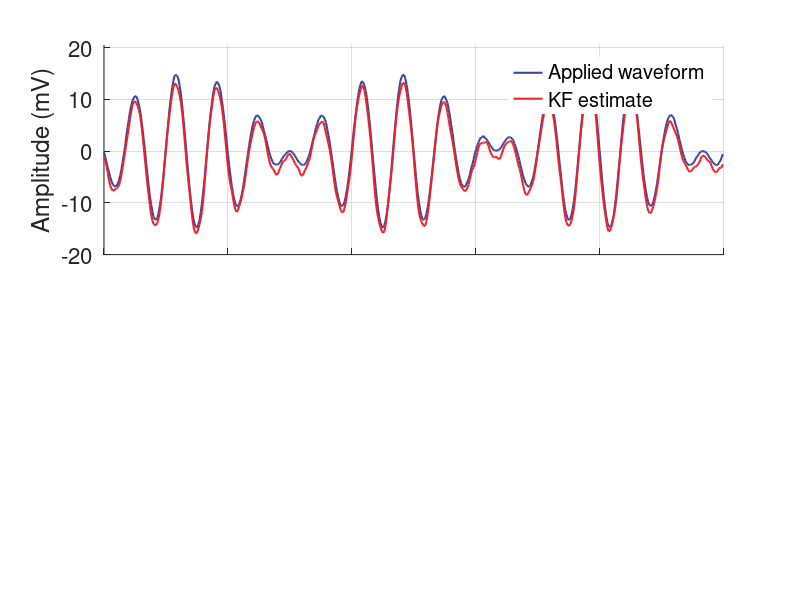

Source code (MATLAB): (Note: this script raises an error after producing the figure.)
close all
clear

input_curve = load('./data/Input_unknown.txt');
track_input = load('./data/KF_track_in.txt');
time_axis = linspace(0, (length(input_curve)-1)*1e-3, length(input_curve));

% Convert the hexadecimal color code to RGB values
track_color = [237, 33, 41] / 255; % RGB values for #ED2129
input_color = [0.23, 0.27, 0.61];

% Create figure
figure('Units', 'centimeters', 'Position', [2, 2, 20, 26]);; % Adjust the figure size and position

% Create the first subplot
subplot(2, 1, 1);
hold on; % Enable holding multiple plots in the same subplot
plot(time_axis, input_curve, 'Color', input_color, 'LineWidth', 1.5); % Plot the input_curve with a linewidth of 2
plot(time_axis, track_input, 'Color', track_color, 'LineWidth', 1.5);
ylabel('Amplitude (mV)', 'FontSize', 16); % Adjust font size
hold off; % Disable holding multiple plots in the subplot

% Remove x-label from the first subplot
xticklabels({});
legend('Applied waveform', 'KF estimate','FontSize', 10, 'Box', 'off','Location', 'northeast');
% Add grid to the subplot
grid on;

% Set y-axis limits in the subplot
ylim([-20, 20.5]);

% Adjust the tick labels font size in the subplot
set(gca, 'FontSize', 16);

% Adjust the line widths for better visibility in print
set(findobj(gca, 'Type', 'Line'), 'LineWidth', 1.5);

% Adjust the axes properties
ax = gca;
ax.LineWidth = 0.8;
ax.Box = 'on';

% Create the second subplot
subplot(2, 1, 2);
measure_curve = load('./data/Measure_unknown.txt');
track_measure = load('./data/KF_track_unknown_measure.txt');

hold on; % Enable holding multiple plots in the same subplot
scatter(time_axis(1:3:end), measure_curve(1:3:end), 'MarkerFaceColor', input_color, 'MarkerEdgeColor', input_color, 'SizeData', 8); % Plot the scatter points
plot(time_axis, track_measure, 'Color', track_color, 'LineWidth', 1.5); % Plot the track_input with a linewidth of 2

hold off; % Disable holding multiple plots in the subplot

% Add labels and title to the subplot
xlabel('Time (s)', 'FontSize', 16); % Adjust font size
ylabel('Response (mV)', 'FontSize', 16); % Adjust font size
% Add grid to the subplot
grid on;
legend('Measurement', 'KF estimate','FontSize', 10, 'Box', 'off','Location', 'northeast');
% Set y-axis limits in the subplot
ylim([-24, 25]);

% Adjust the tick labels font size in the subplot
set(gca, 'FontSize', 16);

% Adjust the line widths for better visibility in print
set(findobj(gca, 'Type', 'Line'), 'LineWidth', 1.5);

% Adjust the axes properties
ax = gca;
ax.LineWidth = 0.8;
ax.Box = 'on';

% Add label "(a)" outside the plot box
text(-0.08, 1.89, '(a)', 'Units', 'normalized', 'FontSize', 16, 'FontWeight', 'bold', 'HorizontalAlignment', 'right');

% Add label "(b)" outside the plot box
text(-0.08, 0.99, '(b)', 'Units', 'normalized', 'FontSize', 16, 'FontWeight', 'bold', 'HorizontalAlignment', 'right');


% Reduce the vertical spacing between the subplots
ax1 = subplot(2, 1, 1);
ax2 = subplot(2, 1, 2);
ax1.Position(2) = ax1.Position(2) - 0.06;
ax2.Position(4) = ax2.Position(4) + 0.06;

% Link the x-axis of both subplots
linkaxes([ax1, ax2], 'x');

print('KF_track_dynamic', '-dpng', '-r600'); % Specify the desired image format and resolution


